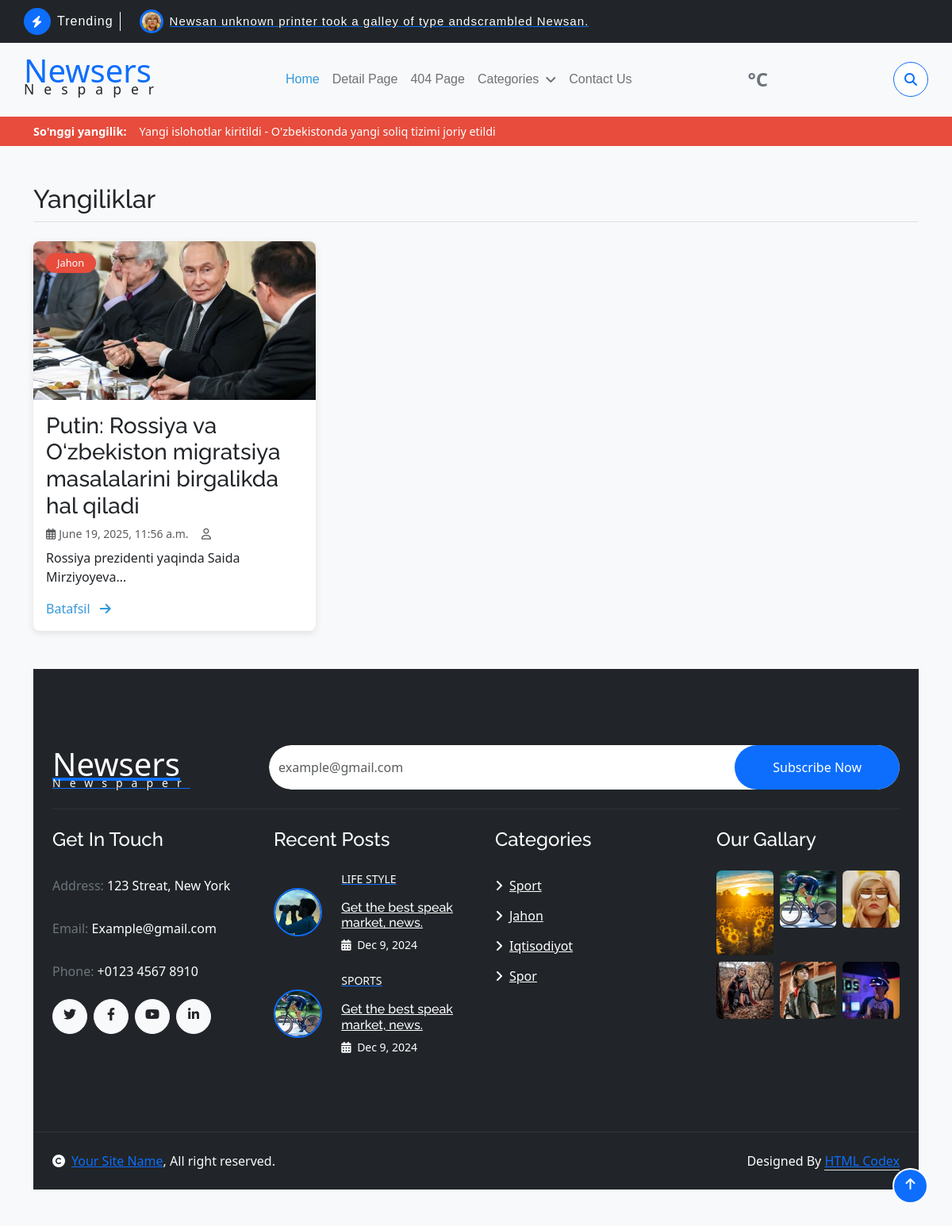
/categories/2/articles/, run on the app's committed database.
### main/models.py (models this page shows, shortened)
class Article(models.Model):
    title = models.CharField(max_length=255)
    slug = models.SlugField(max_length=255, blank=True, null=True)
    intro = models.CharField(max_length=255)
    image = models.ImageField(upload_to='media/')
    category = models.ForeignKey(Category, on_delete=models.CASCADE)
    tags = models.ManyToManyField(Tag)
    author = models.CharField(max_length=55)
    reading_time = models.DurationField()
    view = models.PositiveSmallIntegerField()
    created_at = models.DateTimeField(auto_now_add=True)
    published = models.BooleanField(default=False)
    important = models.BooleanField(default=False)
    comments = models.PositiveSmallIntegerField(default=0)
    objects = models.Manager()
    publisheds = PublishedManager()

class Category(models.Model):
    name = models.CharField(max_length=255)

### main/views.py (the view)
# urls.py: path('categories/<int:pk>/articles/', CategoryArticleView.as_view(), name='article'),
class CategoryArticleView(View):
    def get(self, request, pk):
        category = get_object_or_404(Category, pk=pk)
        artciles = Article.objects.filter(category=category)
        categories = Category.objects.all()
        context = {
            'category': category,
            'articles': artciles,
            'categories': categories,
        }
        return render(request, 'category_article.html', context)

### templates/category_article.html (shortened to what this page needs)
{% extends 'base.html' %}
{% block content %}
    <link href="https://cdn.jsdelivr.net/npm/bootstrap@5.3.2/dist/css/bootstrap.min.css" rel="stylesheet">
    <link rel="stylesheet" href="https://cdnjs.cloudflare.com/ajax/libs/font-awesome/6.4.0/css/all.min.css">
</head>
<body>
    <div class="breaking-news py-2">
        <div class="container">
            <div class="d-flex align-items-center">
                <span class="fw-bold me-3">So'nggi yangilik:</span>
                <marquee class="m-0">Yangi islohotlar kiritildi - O'zbekistonda yangi soliq tizimi joriy etildi</marquee>
            </div>
        </div>
    </div>
    <main class="container my-5">
        <section class="latest-news mb-5">
            <h2 class="mb-4 pb-2 border-bottom">Yangiliklar</h2>
            <div class="row g-4">
                {% for article in articles %}
                <div class="col-md-6 col-lg-4">
                    <div class="article-card h-100 bg-white">
                        <div class="position-relative">
                            <img src="{{article.image.url}}"
                                 class="img-fluid w-100" alt="News Image">
                            <div class="category-tag">{{article.category.name}}</div>
                        </div>
                        <div class="p-3">
                            <h3 class="mb-2">{{article.title}}</h3>
                            <div class="d-flex gap-3 text-muted mb-2 small">
                                <span><i class="far fa-calendar-alt me-1"></i>{{article.created_at}}</span>
                                <span><i class="far fa-user me-1"></i>{{article.author.name}}</span>
                            </div>
                            <p class="mb-3">{{article.intro|truncatechars:45}}</p>
                            <a href="{% url 'article-details' article.slug %}" class="read-more">Batafsil <i class="fas fa-arrow-right ms-2"></i></a>
                        </div>
                    </div>
                </div>
                {% endfor %}
            </div>
        </section>
</body>
</html>
{% endblock %}

### templates/base.html (shortened to what this page needs)
<!DOCTYPE html>
{% load static %}
<html lang="en">
    <head>
        <link rel="stylesheet" href="https://use.fontawesome.com/releases/v5.15.4/css/all.css"/>
        <link href="https://cdn.jsdelivr.net/npm/bootstrap-icons@1.4.1/font/bootstrap-icons.css" rel="stylesheet">
        <link href="{% static 'lib/animate/animate.min.css' %}" rel="stylesheet">
        <link href="{% static 'lib/owlcarousel/assets/owl.carousel.min.css' %}" rel="stylesheet">
        <link href="{% static 'css/bootstrap.min.css' %}" rel="stylesheet">
        <link href="{% static 'css/style.css' %}" rel="stylesheet">
    </head>
    <body>
        <div class="container-fluid sticky-top px-0">
            <div class="container-fluid topbar bg-dark d-none d-lg-block">
                <div class="container px-0">
                    <div class="topbar-top d-flex justify-content-between flex-lg-wrap">
                        <div class="top-info flex-grow-0">
                            <span class="rounded-circle btn-sm-square bg-primary me-2">
                                <i class="fas fa-bolt text-white"></i>
                            </span>
                            <div class="pe-2 me-3 border-end border-white d-flex align-items-center">
                                <p class="mb-0 text-white fs-6 fw-normal">Trending</p>
                            </div>
                            <div class="overflow-hidden" style="width: 735px;">
                                <div id="note" class="ps-2">
                                    <img src="{% static 'img/features-fashion.jpg' %}" class="img-fluid rounded-circle border border-3 border-primary me-2" style="width: 30px; height: 30px;" alt="">
                                    <a href="#"><p class="text-white mb-0 link-hover">Newsan unknown printer took a galley of type andscrambled Newsan.</p></a>
                                </div>
                            </div>
                        </div>
                    </div>
                </div>
            </div>
            <div class="container-fluid bg-light">
                <div class="container px-0">
                    <nav class="navbar navbar-light navbar-expand-xl">
                        <a href="{% url 'home' %}" class="navbar-brand mt-3">
                            <p class="text-primary display-6 mb-2" style="line-height: 0;">Newsers</p>
                            <small class="text-body fw-normal" style="letter-spacing: 12px;">Nespaper</small>
                        </a>
                        <div class="collapse navbar-collapse bg-light py-3" id="navbarCollapse">
                            <div class="navbar-nav mx-auto border-top">
                                <a href="{% url 'home' %}" class="nav-item nav-link active">Home</a>
                                {% if articles and articles.0.slug %}
                                <a href="{% url 'article-details' slug=articles.0.slug %}" class="nav-item nav-link">Detail Page</a>
                                    {% else %}
                                        <a href="#" class="nav-item nav-link disabled">Detail Page</a>
                                    {% endif %}
                                <a href="/page404/" class="nav-item nav-link">404 Page</a>
                                <div class="nav-item dropdown">
                                    <a href="#" class="nav-link dropdown-toggle" data-bs-toggle="dropdown">Categories</a>
                                </div>
                                <a href="{% url 'contact-us' %}" class="nav-item nav-link">Contact Us</a>
                            </div>
                            <div class="d-flex flex-nowrap border-top pt-3 pt-xl-0">
                                <div class="d-flex">
                                    <div class="d-flex align-items-center">
                                        <strong class="fs-4 text-secondary">{{weather.current.temp_c}}°C</strong>
                                    </div>
                                </div>
                                <button class="btn-search btn border border-primary btn-md-square rounded-circle bg-white my-auto" data-bs-toggle="modal" data-bs-target="#searchModal"><i class="fas fa-search text-primary"></i></button>
                            </div>
                        </div>
                    </nav>
                </div>
            </div>
        </div>
    {% block content %} {% endblock %}
        <div class="container-fluid bg-dark footer py-5">
            <div class="container py-5">
                <div class="pb-4 mb-4" style="border-bottom: 1px solid rgba(255, 255, 255, 0.08);">
                    <div class="row g-4">
                        <div class="col-lg-3">
                            <a href="#" class="d-flex flex-column flex-wrap">
                                <p class="text-white mb-0 display-6">Newsers</p>
                                <small class="text-light" style="letter-spacing: 11px; line-height: 0;">Newspaper</small>
                            </a>
                        </div>
                        <div class="col-lg-9">
                            <div class="d-flex position-relative rounded-pill overflow-hidden">
                                <input class="form-control border-0 w-100 py-3 rounded-pill" type="email" placeholder="example@gmail.com">
                                <button type="submit" class="btn btn-primary border-0 py-3 px-5 rounded-pill text-white position-absolute" style="top: 0; right: 0;">Subscribe Now</button>
                            </div>
                        </div>
                    </div>
                </div>
                <div class="row g-5">
                    <div class="col-lg-6 col-xl-3">
                        <div class="footer-item-1">
                            <h4 class="mb-4 text-white">Get In Touch</h4>
                            <p class="text-secondary line-h">Address: <span class="text-white">123 Streat, New York</span></p>
                            <p class="text-secondary line-h">Email: <span class="text-white">Example@gmail.com</span></p>
                            <p class="text-secondary line-h">Phone: <span class="text-white">+0123 4567 8910</span></p>
                            <div class="d-flex line-h">
                                <a class="btn btn-light me-2 btn-md-square rounded-circle" href=""><i class="fab fa-twitter text-dark"></i></a>
                                <a class="btn btn-light me-2 btn-md-square rounded-circle" href=""><i class="fab fa-facebook-f text-dark"></i></a>
                                <a class="btn btn-light me-2 btn-md-square rounded-circle" href=""><i class="fab fa-youtube text-dark"></i></a>
                                <a class="btn btn-light btn-md-square rounded-circle" href=""><i class="fab fa-linkedin-in text-dark"></i></a>
                            </div>
                        </div>
                    </div>
                    <div class="col-lg-6 col-xl-3">
                        <div class="footer-item-2">
                            <div class="d-flex flex-column mb-4">
                                <h4 class="mb-4 text-white">Recent Posts</h4>
                                <a href="#">
                                    <div class="d-flex align-items-center">
                                        <div class="rounded-circle border border-2 border-primary overflow-hidden">
                                            <img src="img/footer-1.jpg" class="img-zoomin img-fluid rounded-circle w-100" alt="">
                                        </div>
                                        <div class="d-flex flex-column ps-4">
                                            <p class="text-uppercase text-white mb-3">Life Style</p>
                                            <a href="#" class="h6 text-white">
                                                Get the best speak market, news.
                                            </a>
                                            <small class="text-white d-block"><i class="fas fa-calendar-alt me-1"></i> Dec 9, 2024</small>
                                        </div>
                                    </div>
                                </a>
                            </div>
                            <div class="d-flex flex-column">
                                <a href="#">
                                    <div class="d-flex align-items-center">
                                        <div class="rounded-circle border border-2 border-primary overflow-hidden">
                                            <img src="img/footer-2.jpg" class="img-zoominimg-fluid rounded-circle w-100" alt="">
                                        </div>
                                        <div class="d-flex flex-column ps-4">
                                            <p class="text-uppercase text-white mb-3">Sports</p>
                                            <a href="#" class="h6 text-white">
                                                Get the best speak market, news.
                                            </a>
                                            <small class="text-white d-block"><i class="fas fa-calendar-alt me-1"></i> Dec 9, 2024</small>
                                        </div>
                                    </div>
                                </a>
                            </div>
                        </div>
                    </div>
                    <div class="col-lg-6 col-xl-3">
                        <div class="d-flex flex-column text-start footer-item-3">
                            <h4 class="mb-4 text-white">Categories</h4>
                            {% for category in categories %}
                            <a class="btn-link text-white" href="/categories/{{ category.id }}/articles/"><i class="fas fa-angle-right text-white me-2"></i>{{category.name}}</a>
                            {% endfor %}
                        </div>
                    </div>
                    <div class="col-lg-6 col-xl-3">
                        <div class="footer-item-4">
                            <h4 class="mb-4 text-white">Our Gallary</h4>
                            <div class="row g-2">
                                <div class="col-4">
                                    <div class="rounded overflow-hidden">
                                        <img src="{% static 'img/shine.jpg' %}"  class="img-zoomin img-fluid rounded" alt="">
                                    </div>
                               </div>
                               <div class="col-4">
                                    <div class="rounded overflow-hidden">
                                        <img src="img/footer-2.jpg" class="img-zoomin img-fluid rounded w-100" alt="">
                                    </div>
                               </div>
                                <div class="col-4">
                                    <div class="rounded overflow-hidden">
                                        <img src="img/footer-3.jpg" class="img-zoomin img-fluid rounded w-100" alt="">
                                    </div>
                               </div>
                                <div class="col-4">
                                    <div class="rounded overflow-hidden">
                                        <img src="img/footer-4.jpg" class="img-zoomin img-fluid rounded w-100" alt="">
                                    </div>
                               </div>
                                <div class="col-4">
                                    <div class="rounded overflow-hidden">
                                        <img src="img/footer-5.jpg" class="img-zoomin img-fluid rounded w-100" alt="">
                                    </div>
                               </div>
                               <div class="col-4">
                                <div class="rounded overflow-hidden">
                                    <img src="img/footer-6.jpg" class="img-zoomin img-fluid rounded w-100" alt="">
                                </div>
                           </div>
                            </div>
                        </div>
                    </div>
                </div>
            </div>
        </div>
        <div class="container-fluid copyright bg-dark py-4">
            <div class="container">
                <div class="row">
                    <div class="col-md-6 text-center text-md-start mb-3 mb-md-0">
                        <span class="text-light"><a href="#"><i class="fas fa-copyright text-light me-2"></i>Your Site Name</a>, All right reserved.</span>
                    </div>
                    <div class="col-md-6 my-auto text-center text-md-end text-white">
                        Designed By <a class="border-bottom" href="https://htmlcodex.com">HTML Codex</a>
                    </div>
                </div>
            </div>
        </div>
        <a href="#" class="btn btn-primary border-2 border-white rounded-circle back-to-top"><i class="fa fa-arrow-up"></i></a>
    </body>
</html>

### data on the page
Article: image (picture), category.name "Jahon", title "Putin: Rossiya va O‘zbekiston migratsiya masalalarini birgalikda hal qiladi", created_at "June 19, 2025, 11:56 a.m.", intro "Rossiya prezidenti yaqinda Saida Mirziyoyeva…"
Category: name "Sport"
Category: name "Jahon"
Category: name "Iqtisodiyot"
Category: name "Spor"
